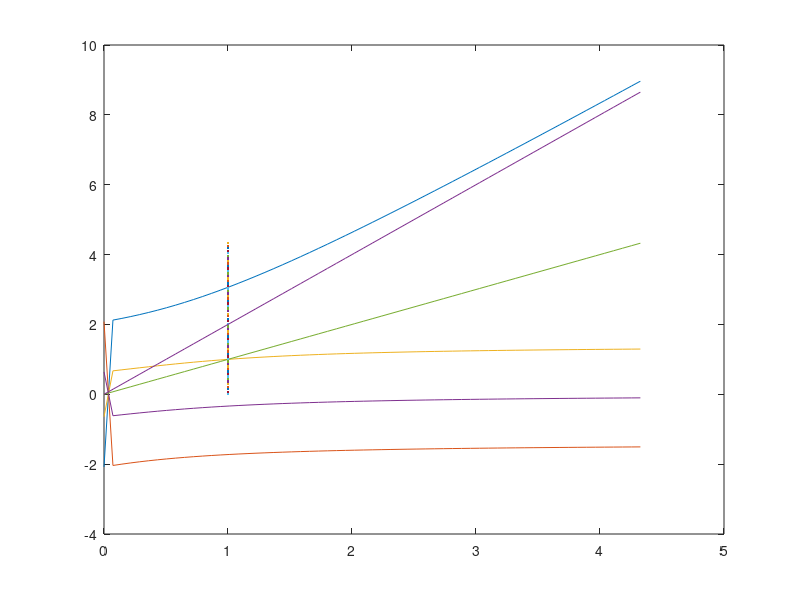
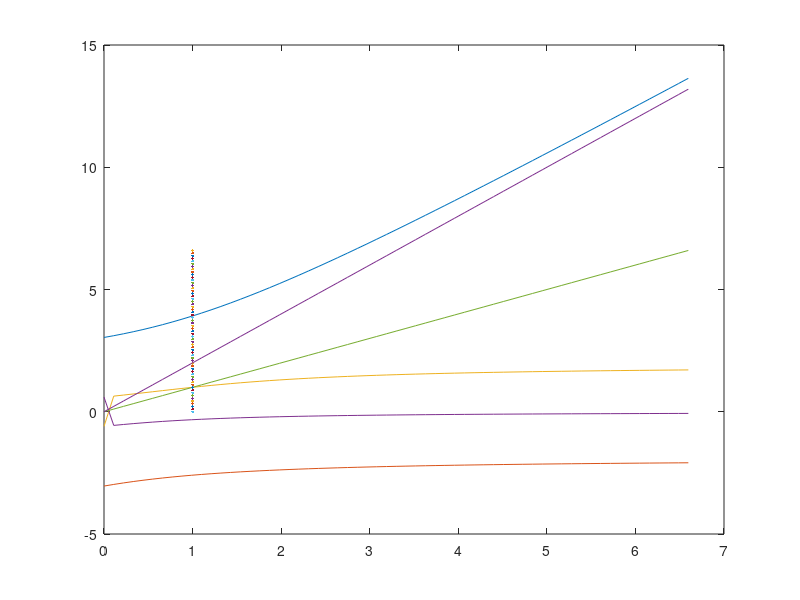
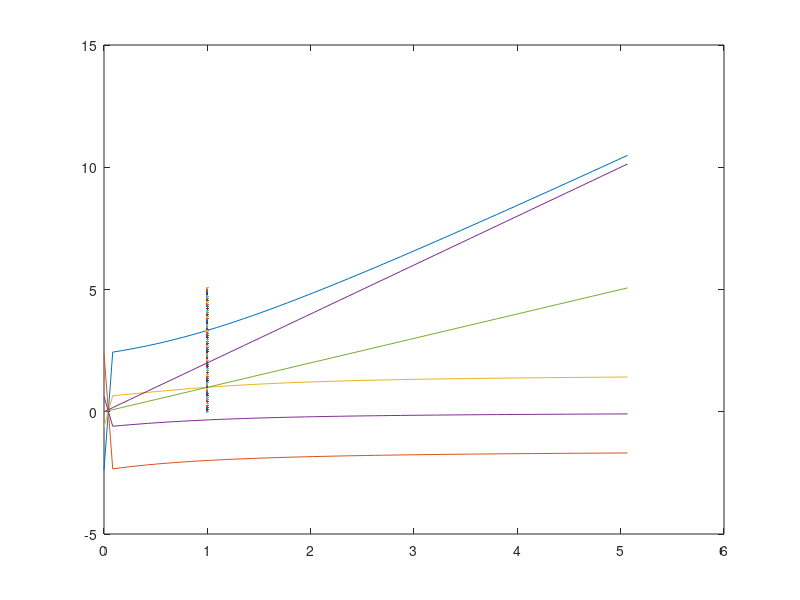

The MATLAB source for these figures, in order:
clear all
clc

E=2e11;
L=.3;
d=2.5e-3;
m=.5;
Jt=.01;
Jp=.02;
g=-9.81;
Fa=g*m;
I=pi*d^4/64;
delta=(Jp-Jt)/m;

% Jp>Jt: disk rotor and only one critical speed exists
% r/l = 0.0042 hence consider Euler-Bernoulli beam (phi=0)
K=E*I/L^3*[12   6*L     -12     6*L
           6*L  4*L^2   -6*L    2*L^2
           -12  -6*L    12      -6*L
           6*L  2*L^2   -6*L    4*L^2];
       
Kg=-Fa/(30*L)*[36    3*L     -36     3*L
              3*L   4*L^2   -3*L    -L^2
              -36   -3*L    36      -3*L
              3*L   -L^2    -3*L    4*L^2];
       
% M=[m    0   0   0
%    0    Jt  0   0
%    0    0   m   0
%    0    0   0   Jt];
% 
% G=[0    0   0   0
%    0    0   0   -Jp
%    0    0   0   0
%    0    Jp  0   0];

% Mq''-i*omega*G*q'+Ktot*q=0

Kxy=K;
Kxy(1:2,3:4)=zeros(2);
Kxy(3:4,1:2)=zeros(2);
Kgxy=Kg;
Kgxy(1:2,3:4)=zeros(2);
Kgxy(3:4,1:2)=zeros(2);


%Plotting the Campbell diagram
Omega=linspace(0,60,61);
wT=zeros(4,size(Omega,2));
wC=wT;
wN=wC;

% Mass below the contraint (tension)
Ktot=Kxy+Kgxy;         
wcrT1=1/sqrt(2*m)*sqrt(Ktot(1,1)-Ktot(2,2)/delta+sqrt((Ktot(1,1)+Ktot(2,2)/delta)^2-4*Ktot(1,2)^2/delta));
wcrT2=1/sqrt(2*m)*sqrt(Ktot(1,1)-Ktot(2,2)/delta-sqrt((Ktot(1,1)+Ktot(2,2)/delta)^2-4*Ktot(1,2)^2/delta)); %complex

disp('Critical speed under tensile stress [rad/s] = ')
disp(wcrT1)
disp(' ')

for j=1:size(Omega,2)
    wT(:,j)=roots([1 -Omega(j)*Jp/Jt -(Ktot(1,1)/m+Ktot(2,2)/Jt) +Omega(j)*Ktot(1,1)*Jp/(m*Jt) (Ktot(1,1)*Ktot(2,2)-Ktot(1,2)^2)/(m*Jt)]);
end
Omega_star=Omega/wcrT1;
wT_star=wT/wcrT1;
plot(Omega_star,real(wT_star),Omega_star,Omega_star,1,Omega_star,Omega_star,Jp/Jt*Omega_star)

% Mass above the contraint (compression)
Kgxy=-Kgxy;

Ktot=Kxy+Kgxy;          
wcrC1=1/sqrt(2*m)*sqrt(Ktot(1,1)-Ktot(2,2)/delta+sqrt((Ktot(1,1)+Ktot(2,2)/delta)^2-4*Ktot(1,2)^2/delta));
wcrC2=1/sqrt(2*m)*sqrt(Ktot(1,1)-Ktot(2,2)/delta-sqrt((Ktot(1,1)+Ktot(2,2)/delta)^2-4*Ktot(1,2)^2/delta)); %complex

disp('Critical speed under compressive stress [rad/s] = ')
disp(wcrC1)
disp(' ')

figure 
for j=1:size(Omega,2)
    wC(:,j)=roots([1 -Omega(j)*Jp/Jt -(Ktot(1,1)/m+Ktot(2,2)/Jt) +Omega(j)*Ktot(1,1)*Jp/(m*Jt) (Ktot(1,1)*Ktot(2,2)-Ktot(1,2)^2)/(m*Jt)]);
end
Omega_star=Omega/wcrC1;
wC_star=wC/wcrC1;
plot(Omega_star,real(wC_star),Omega_star,Omega_star,1,Omega_star,Omega_star,Jp/Jt*Omega_star)

%No gravity
Ktot=Kxy;
wcr1=1/sqrt(2*m)*sqrt(Ktot(1,1)-Ktot(2,2)/delta+sqrt((Ktot(1,1)+Ktot(2,2)/delta)^2-4*Ktot(1,2)^2/delta));
wcr2=1/sqrt(2*m)*sqrt(Ktot(1,1)-Ktot(2,2)/delta-sqrt((Ktot(1,1)+Ktot(2,2)/delta)^2-4*Ktot(1,2)^2/delta)); %complex

disp('Critical speed without gravity field [rad/s] = ')
disp(wcr1)
disp(' ')

figure
for j=1:size(Omega,2)
    wN(:,j)=roots([1 -Omega(j)*Jp/Jt -(Ktot(1,1)/m+Ktot(2,2)/Jt) +Omega(j)*Ktot(1,1)*Jp/(m*Jt) (Ktot(1,1)*Ktot(2,2)-Ktot(1,2)^2)/(m*Jt)]);
end
Omega_star=Omega/wcr1;
w_star=wN/wcr1;
plot(Omega_star,real(w_star),Omega_star,Omega_star,1,Omega_star,Omega_star,Jp/Jt*Omega_star)


    
   
